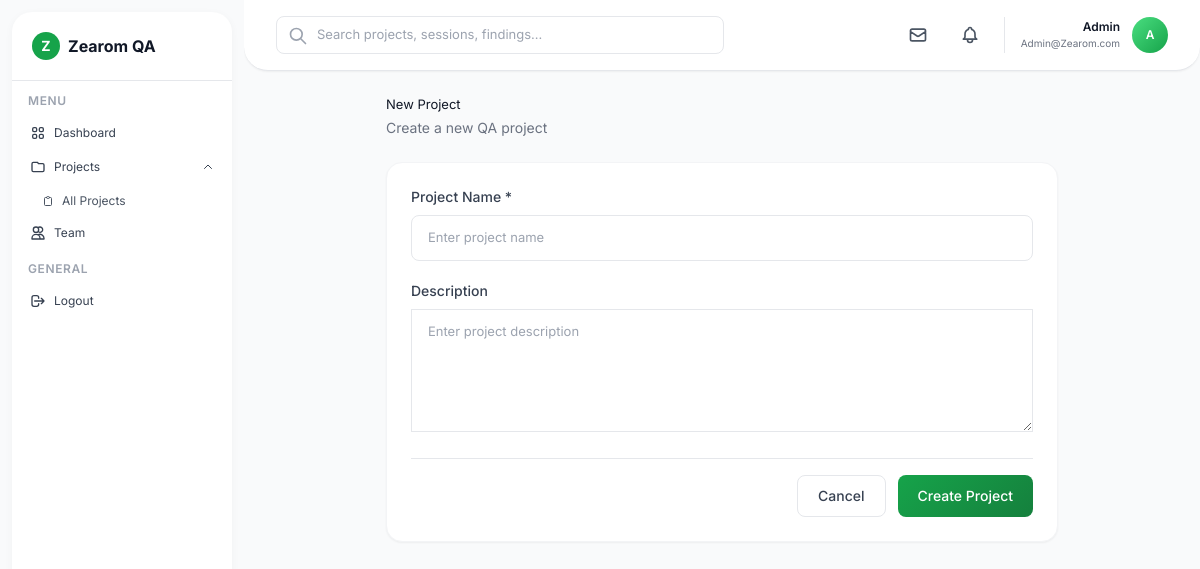
The page /project/new (signed in) on the database as committed earlier.
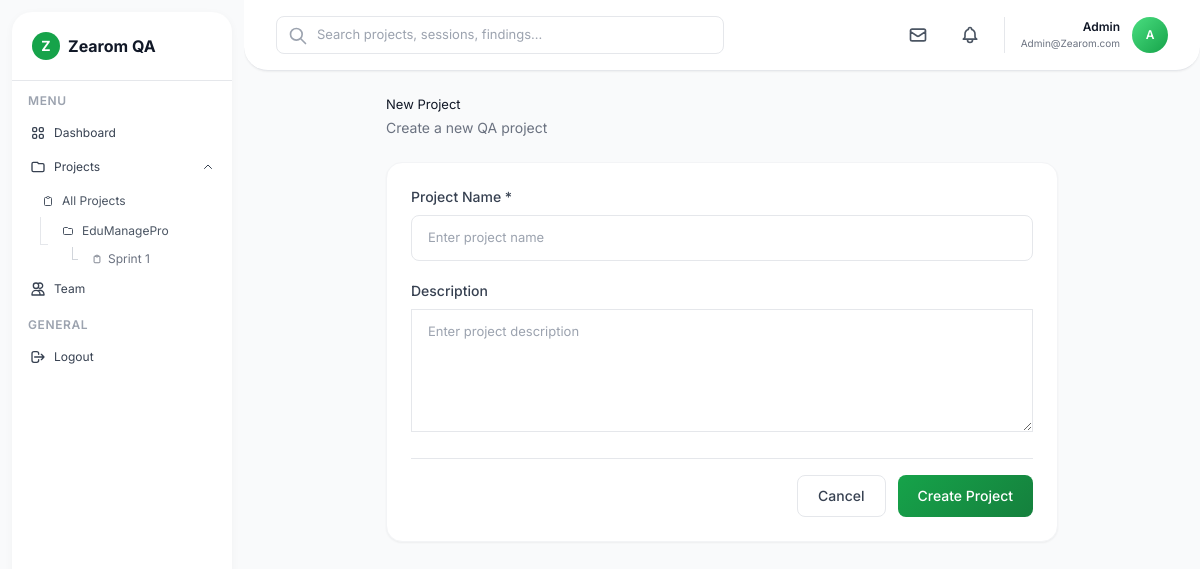
The same page on the database as committed later.
### app.py (models this page shows)
class Project(db.Model):
    id = db.Column(db.Integer, primary_key=True)
    name = db.Column(db.String(200), nullable=False)
    description = db.Column(db.Text)
    created_by = db.Column(db.Integer, db.ForeignKey('user.id'), nullable=False)
    created_at = db.Column(db.DateTime, default=datetime.utcnow)
    updated_at = db.Column(db.DateTime, default=datetime.utcnow, onupdate=datetime.utcnow)
    sessions = db.relationship('TestingSession', backref='project', lazy=True, cascade='all, delete-orphan')
    categories = db.relationship('Category', backref='project', lazy=True, cascade='all, delete-orphan')

class TestingSession(db.Model):
    id = db.Column(db.Integer, primary_key=True)
    name = db.Column(db.String(200), nullable=False)
    description = db.Column(db.Text)
    status = db.Column(db.String(50), default='Active')
    project_id = db.Column(db.Integer, db.ForeignKey('project.id'), nullable=False)
    created_at = db.Column(db.DateTime, default=datetime.utcnow)
    updated_at = db.Column(db.DateTime, default=datetime.utcnow, onupdate=datetime.utcnow)
    findings = db.relationship('Finding', backref='session', lazy=True, cascade='all, delete-orphan')

### app.py (the view, shortened to what this page needs)
@app.route('/project/new', methods=['GET', 'POST'])
@login_required
def new_project():
    return render_template('project_form.html')

### app.py (called while the page is built)
@login_manager.user_loader
def load_user(user_id):
    return User.query.get(int(user_id))

@app.context_processor
def inject_sidebar_data():
    if current_user.is_authenticated:
        recent_projects = Project.query.filter_by(created_by=current_user.id) \
            .order_by(Project.updated_at.desc()).limit(3).all()
        return dict(sidebar_recent_projects=recent_projects)
    return dict(sidebar_recent_projects=[])

### templates/project_form.html (shortened to what this page needs)
{% extends "base.html" %}
{% block content %}
<div class="max-w-2xl mx-auto">
    <div class="mb-6">
        <h1 class="text-gray-900 mb-1">{% if project %}Edit{% else %}New{% endif %} Project</h1>
        <p class="text-sm text-gray-500">{% if project %}Update project details{% else %}Create a new QA project{% endif %}</p>
    </div>
    <div class="bg-white rounded-2xl shadow-sm border border-gray-100 p-6">
        <form method="POST">
            <div class="space-y-5">
                <div>
                    <label class="block text-sm font-medium text-gray-700 mb-2">Project Name *</label>
                    <input type="text" name="name" required
                           value="{{ project.name if project else '' }}"
                           class="w-full px-4 py-3 border border-gray-200 rounded-lg focus:outline-none focus:ring-2 focus:ring-green-500 focus:border-transparent"
                           placeholder="Enter project name">
                </div>
                <div>
                    <label class="block text-sm font-medium text-gray-700 mb-2">Description</label>
                    <textarea name="description" rows="5"
                              class="w-full px-4 py-3 border border-gray-200rounded-lg focus:outline-none focus:ring-2 focus:ring-green-500 focus:border-transparent"
                              placeholder="Enter project description">{{ project.description if project else '' }}</textarea>
                </div>
                <div class="flex justify-end space-x-3 pt-4 border-t">
                    <a href="{{ url_for('projects') if not project else url_for('project_detail', project_id=project.id) }}"
                       class="px-5 py-2.5 border border-gray-200 rounded-lg text-sm font-medium text-gray-700 hover:bg-gray-50">
                        Cancel
                    </a>
                    <button type="submit" class="btn-primary text-white px-5 py-2.5 rounded-lg text-sm font-medium">
                        {% if project %}Update{% else %}Create{% endif %} Project
                    </button>
                </div>
            </div>
        </form>
    </div>
</div>
{% endblock %}

### templates/base.html (shortened to what the changed rows need)
<!DOCTYPE html>
<html lang="en">
<head>
    <script src="https://cdn.tailwindcss.com"></script>
</head>
<body class="bg-gray-50">
    <div class="flex h-screen overflow-hidden">
        <aside class="sidebar-container flex flex-col">
            <div class="flex-1 overflow-y-auto py-3">
                <div class="px-2 mb-3">
                    <nav class="space-y-0.5">
                        <div>
                            <div id="projectsDropdown" class="projects-dropdown open mt-1">
                                <div class="ml-3 space-y-0.5">
                                    {% if sidebar_recent_projects %}
                                        {% for project in sidebar_recent_projects %}
                                        <div class="tree-line">
                                            <div>
                                                <a href="{{ url_for('project_detail', project_id=project.id) }}"
                                                   class="sidebar-item flex items-center px-2.5 py-1.5 text-xs rounded-lg text-gray-600 hover:text-gray-900 ">
                                                    <svg class="w-3 h-3 mr-2" fill="none" stroke="currentColor" viewBox="0 0 24 24">
                                                        <path stroke-linecap="round" stroke-linejoin="round" stroke-width="2" d="M3 7v10a2 2 0 002 2h14a2 2 0 002-2V9a2 2 0 00-2-2h-6l-2-2H5a2 2 0 00-2 2z"/>
                                                    </svg>
                                                    <span class="truncate">{{ project.name[:20] }}{% if project.name|length > 20 %}...{% endif %}</span>
                                                </a>
                                                {% set sorted_sessions = project.sessions|sort(attribute='updated_at', reverse=True) %}
                                                {% if sorted_sessions %}
                                                <div class="ml-3 mt-0.5 space-y-0.5">
                                                    {% for session in sorted_sessions %}
                                                    {% if loop.index <= 3 %}
                                                    <div class="session-tree-line">
                                                        <a href="{{ url_for('session_detail', session_id=session.id) }}"
                                                           class="sidebar-item flex items-center px-2 py-1 text-xs rounded-lg text-gray-500 hover:text-gray-900 ">
                                                            <svg class="w-2.5 h-2.5 mr-1.5" fill="none" stroke="currentColor" viewBox="0 0 24 24">
                                                                <path stroke-linecap="round" stroke-linejoin="round" stroke-width="2" d="M9 5H7a2 2 0 00-2 2v12a2 2 0 002 2h10a2 2 0 002-2V7a2 2 0 00-2-2h-2M9 5a2 2 0 002 2h2a2 2 0 002-2M9 5a2 2 0 012-2h2a2 2 0 012 2"/>
                                                            </svg>
                                                            <span class="truncate">{{ session.name[:18] }}{% if session.name|length > 18 %}...{% endif %}</span>
                                                        </a>
                                                    </div>
                                                    {% endif %}
                                                    {% endfor %}
                                                </div>
                                                {% endif %}
                                            </div>
                                        </div>
                                        {% endfor %}
                                    {% endif %}
                                </div>
                            </div>
                        </div>
                    </nav>
                </div>
            </div>
        </aside>
        <main class="flex-1 overflow-y-auto">
            <div class="px-8 py-6">
                {% block content %}{% endblock %}
            </div>
        </main>
    </div>
</body>
</html>

Rows that differ between the two databases and show on the page:
added Project: name "EduManagePro"
added TestingSession: name "Sprint 1"
